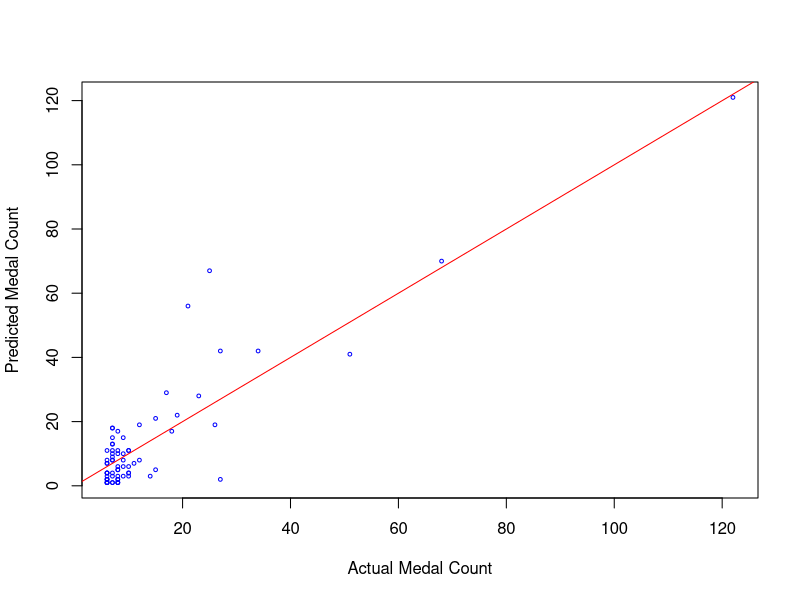
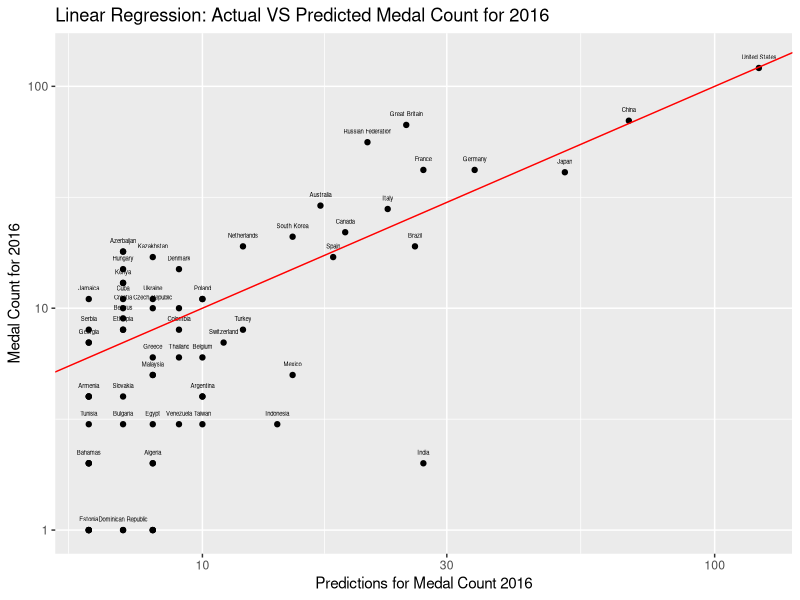
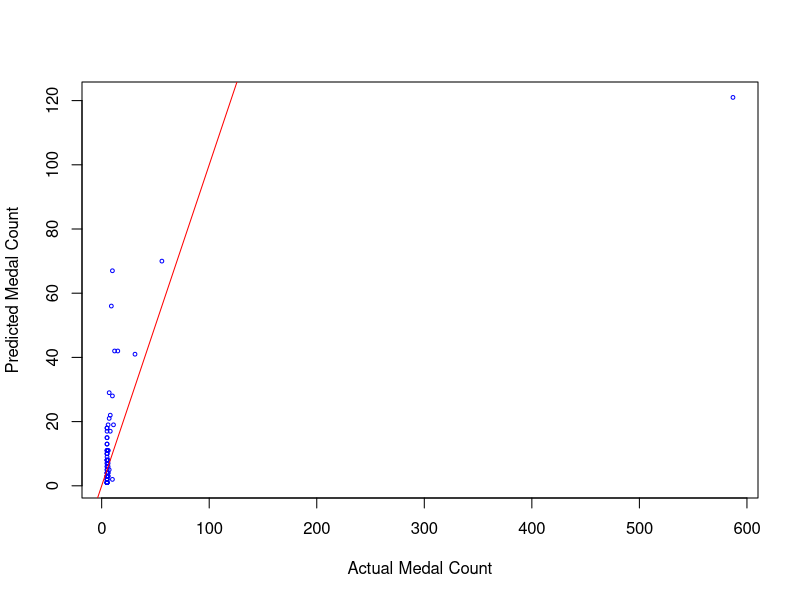
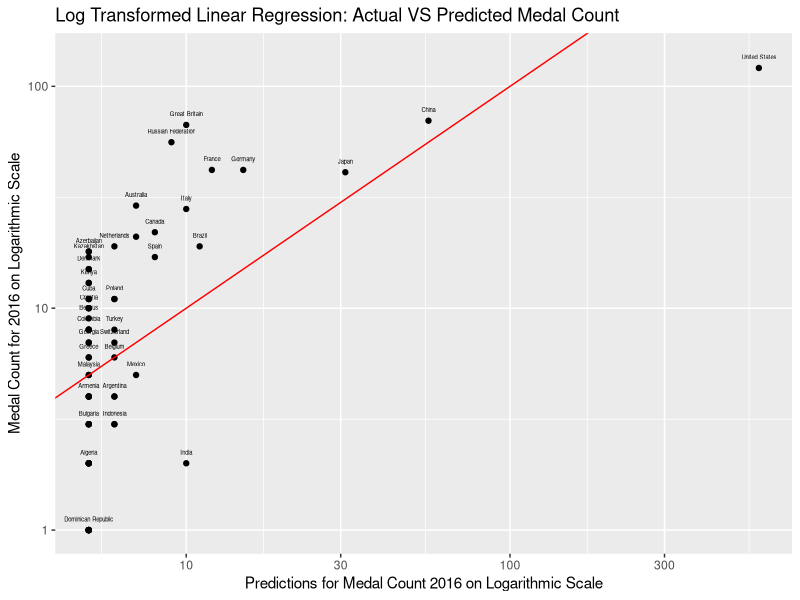
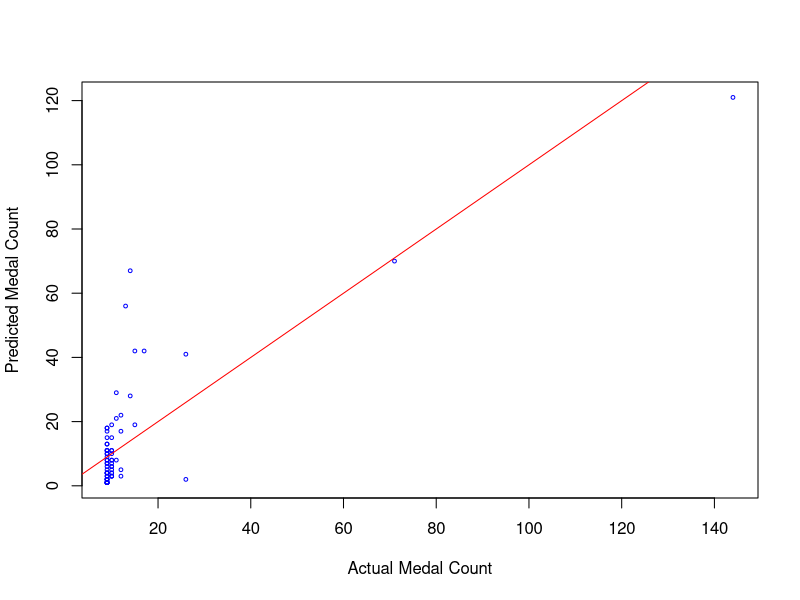
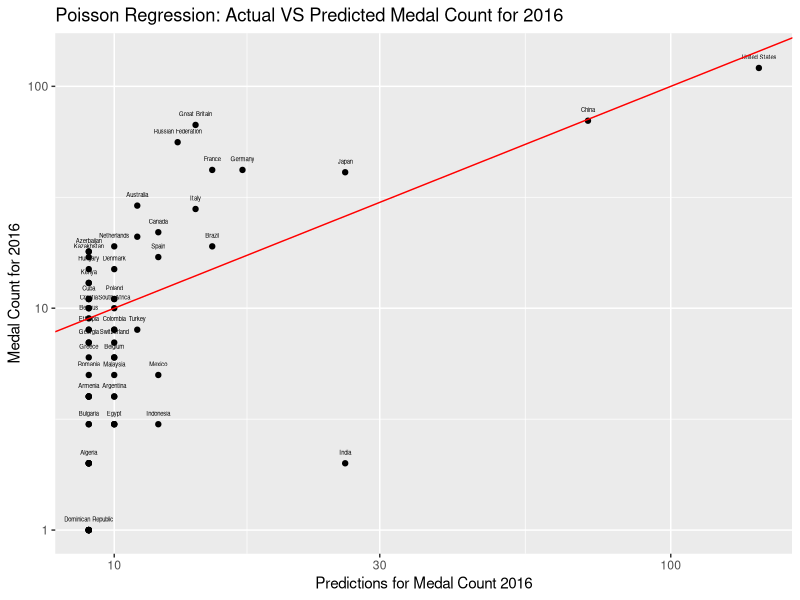

These figures' R source, in order:
## ---- chunk 1
knitr::opts_chunk$set(echo = TRUE)
## ---- chunk 2
df <- read.csv("medal_pop_gdp_data_statlearn.csv")
## ---- chunk 3
head(df)
## ---- chunk 4
summary(df)
## ---- chunk 5
LinearReg_model = glm(Medal2012 ~ Population + GDP , data= df)
summary(LinearReg_model)
## ---- chunk 6
library(Metrics)
#Creating a New Dataframe
new_df = data.frame(df[,c(2,3)])
#Creating a Duplicate dataframe to store predicted values
Games_df = df
#Predicting the model count for 2016 and 
predictions= predict(LinearReg_model, newdata = new_df)
Games_df$predictions = round(predictions,digits = 0)
print(Games_df$predictions)
#Plotting the predicted VS actual value for medal count in 2016
plot(Games_df$predictions, Games_df$Medal2016, col="blue", 
xlab = "Actual Medal Count", ylab = "Predicted Medal Count",cex = 0.5)
abline(a=0,b=1, col = "red")
## ---- chunk 7
library(ggplot2)
ggplot(data=Games_df, aes(x=predictions, y=Medal2016,label = Country)) +
  geom_point() +
  scale_y_continuous(trans='log10')+
  scale_x_continuous(trans='log10')+
  xlab("Predictions for Medal Count 2016")+
  ylab("Medal Count for 2016")+
  ggtitle("Linear Regression: Actual VS Predicted Medal Count for 2016")+
  geom_text(size=1.5,nudge_y = 0.05,  check_overlap = TRUE)+
  geom_abline(slope = 1, intercept = 0, col = 'red')
## ---- chunk 8
Games_df$DifferenceInCount <- (Games_df$Medal2016 - Games_df$predictions)
#sorting the dataframe to obtain outliers
Games_df = Games_df[with(Games_df, order(DifferenceInCount)),]
head(x = Games_df[, c(1,6,7,8)])
tail(x = Games_df[, c(1,6,7,8)])
## ---- chunk 9
#postResample(pre = Games_df$predictions,obs = Games_df$Medal2016)
mae(Games_df$predictions,Games_df$Medal2016)
rmse(Games_df$predictions,Games_df$Medal2016)
## ---- chunk 10
lg=log(df$Medal2012)
Log_RegModel = glm(lg ~ Population + GDP , data= df)
summary(Log_RegModel)
## ---- chunk 11
#Creating a duplicate of original dataframe to store results of logarithmic model
LinearReg_model_Log = df

#Predicting the results and storing them in exponential form in the dataframe
log_predictions= exp(predict(Log_RegModel, newdata = new_df))
LinearReg_model_Log$log_predictions = round(log_predictions,digits = 0)
#Plotting the predicted VS actual value for medal count in 2016
plot(LinearReg_model_Log$log_predictions, LinearReg_model_Log$Medal2016, col="blue",
xlab = "Actual Medal Count", ylab = "Predicted Medal Count",cex = 0.5)
abline(a=0,b=1, col = "red")
## ---- chunk 12
ggplot(data=LinearReg_model_Log, aes(x=log_predictions, y=Medal2016,label = Country)) +
  geom_point() +
  scale_y_continuous(trans='log10')+
  scale_x_continuous(trans='log10')+
  xlab("Predictions for Medal Count 2016 on Logarithmic Scale")+
  ylab("Medal Count for 2016 on Logarithmic Scale")+
  ggtitle("Log Transformed Linear Regression: Actual VS Predicted Medal Count")+
  geom_text(size=1.5,nudge_y = 0.05,  check_overlap = TRUE)+
  geom_abline(slope = 1, intercept = 0, col = 'red')
## ---- chunk 13
LinearReg_model_Log$DifferenceInCount <- (LinearReg_model_Log$Medal2016 - LinearReg_model_Log$log_predictions)
#sorting the dataframe to obtain outliers
LinearReg_model_Log = LinearReg_model_Log[with(LinearReg_model_Log, order(DifferenceInCount)),]
head(x = LinearReg_model_Log[, c(1,6,7,8)])
tail(x = LinearReg_model_Log[, c(1,6,7,8)])
## ---- chunk 14
mae(LinearReg_model_Log$log_predictions,log(LinearReg_model_Log$Medal2016))
rmse(LinearReg_model_Log$log_predictions,log(LinearReg_model_Log$Medal2016))
mae(LinearReg_model_Log$log_predictions,LinearReg_model_Log$Medal2016)
rmse(LinearReg_model_Log$log_predictions,LinearReg_model_Log$Medal2016)
## ---- chunk 15
Poisson_model = glm(Medal2012 ~ Population + GDP , data= df,family = poisson(link='log'))
summary(Poisson_model)
## ---- chunk 16
#Creating a duplicate dataframe
Poisson_df = df

##Predicting the results and storing them in exponential form in the dataframe
Poisson_df$poi_predictions = round(predict(Poisson_model, newdata = new_df, type = "response"))
print(Poisson_df$poi_predictions)

plot(Poisson_df$poi_predictions, Poisson_df$Medal2016, col="blue", xlab = "Actual Medal Count", ylab = "Predicted Medal Count",cex = 0.5)
abline(a=0,b=1, col = "red")
## ---- chunk 17
ggplot(data=Poisson_df, aes(x=poi_predictions, y=Medal2016,label = Country)) +
  geom_point() +
  scale_y_continuous(trans='log10')+
  scale_x_continuous(trans='log10')+
  xlab("Predictions for Medal Count 2016")+
  ylab("Medal Count for 2016")+
  ggtitle("Poisson Regression: Actual VS Predicted Medal Count for 2016")+
  geom_text(size=1.5,nudge_y = 0.05,  check_overlap = TRUE)+
  geom_abline(slope = 1, intercept = 0, col = 'red')
## ---- chunk 18
Poisson_df$DifferenceInCount <- (Poisson_df$Medal2016 - Poisson_df$poi_predictions)
#sorting the dataframe to obtain outliers
Poisson_df = Poisson_df[with(Poisson_df, order(DifferenceInCount)),]
head(x = Poisson_df[, c(1,6,7,8)])
tail(x = Poisson_df[, c(1,6,7,8)])
## ---- chunk 19
mae(Poisson_df$poi_predictions,Poisson_df$Medal2016)
rmse(Poisson_df$poi_predictions,Poisson_df$Medal2016)
